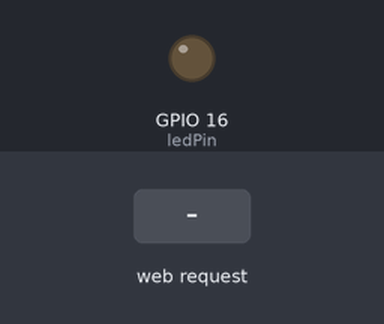
The sketch below on a simulated ESP8266 (NodeMCU). Shown: output pins drawn as LEDs (lit = HIGH). Inputs (shaded band) come from the test bench. WiFi joins after 1.5 s; servers stay silent unless stated; what the sketch prints to the serial monitor is not drawn.

Above: at 2.7 s.
2.8 s: HTTP request GET /on received
At 3.3 s:
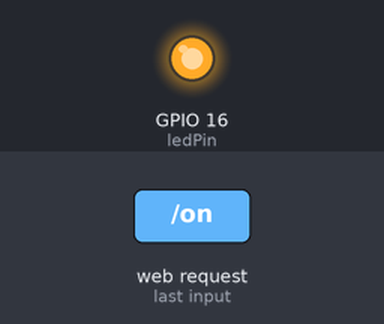
4.3 s: HTTP request GET /off received
At 5.7 s:
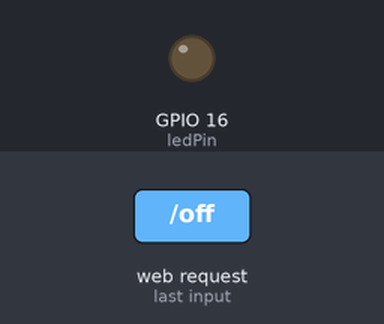
Timing chart, 0 to 7.3 s (numbered marks = the images above; inputs shaded):
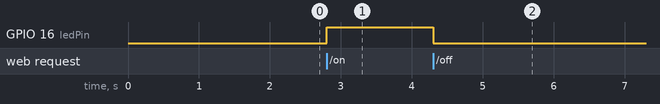

Measured:
- after the input at 2.8 s, GPIO 16 (ledPin): LOW → HIGH at once
- after the input at 4.3 s, GPIO 16 (ledPin): HIGH → LOW at once

The sketch:

controller.ino
```cpp
#include <ESP8266WiFi.h>
#include <ESP8266mDNS.h>
#include <ESP8266WebServer.h>

const char* ssid = "SSID";
const char* password = "PASSWORD";

String ledStatus = "Off";
int ledPin = 16;

ESP8266WebServer server(80);

void handleRoot() {
  String page = R"=====(
  <!DOCTYPE html>
  <html>
    <body>
      <br><br>
      <center>
      <font size="10"><b>The Lamp is )=====" + ledStatus + R"=====(</b></font><br><br>
      <font size="6"><a href="on">Turn On</a>&emsp;<a href="off">Turn Off</a></font>
      </center>
    </body>
  </html>
  )=====";
  server.send(200, "text/html", page);
}

void handleOn() {
  ledStatus = "On";
  digitalWrite(ledPin, HIGH);
  handleRoot();
}

void handleOff() {
  ledStatus = "Off";
  digitalWrite(ledPin, LOW);
  handleRoot();
}

void setup() {
  Serial.begin(9600);

  // Initialize LED
  pinMode(ledPin, OUTPUT);
  digitalWrite(ledPin, LOW);

  // Connect to WiFi network
  WiFi.mode(WIFI_STA);
  WiFi.begin(ssid, password);

  // Wait for connection
  Serial.print("\nConnecting to ");
  Serial.print(ssid);
  while (WiFi.status() != WL_CONNECTED) {
    delay(500);
    Serial.print(" .");
  }
  Serial.print("\nConnected to ");
  Serial.println(ssid);
  Serial.print("IP address: ");
  Serial.println(WiFi.localIP());

  // Set up MDNS responder
  if (MDNS.begin("house"))
    Serial.println("MDNS responder started");

  // Start TCP (HTTP) server
  server.on("/", handleRoot);
  server.on("/on", handleOn);
  server.on("/off", handleOff);
  server.begin();
  Serial.println("HTTP server started");

  // Add service to MDNS-SD
  MDNS.addService("http", "tcp", 80);
}

void loop() {
  MDNS.update();
  server.handleClient();
}
```
